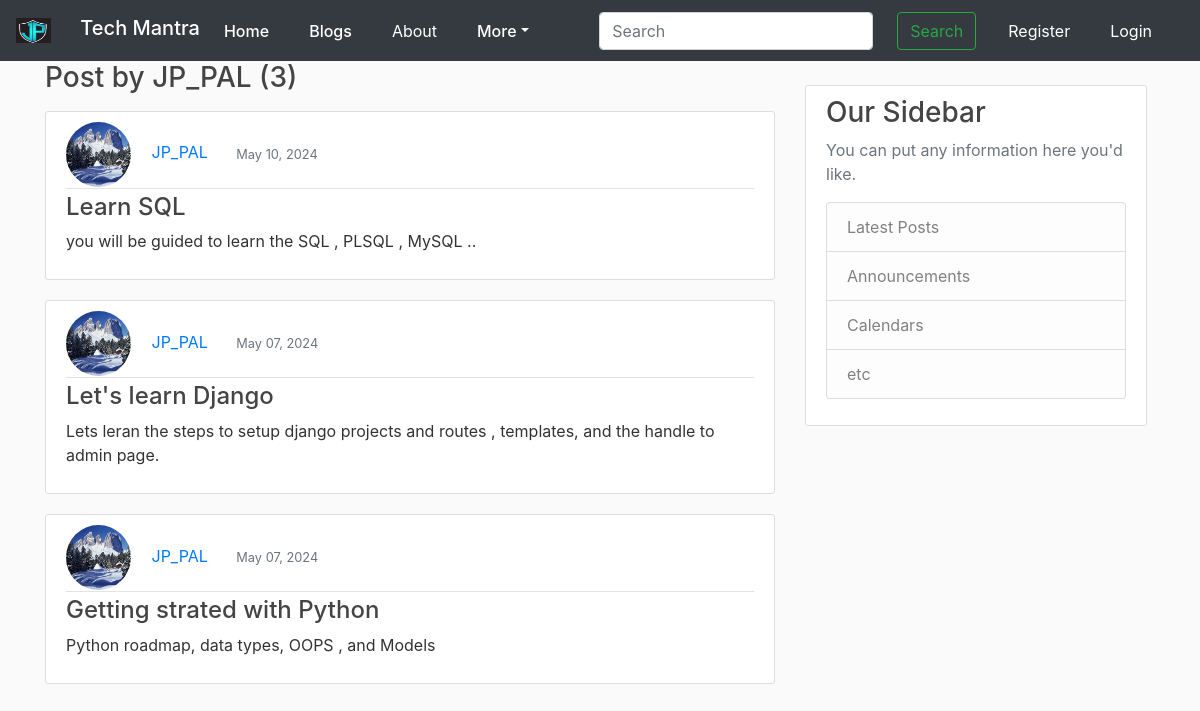
The page /user/JP_PAL on the database as committed earlier.
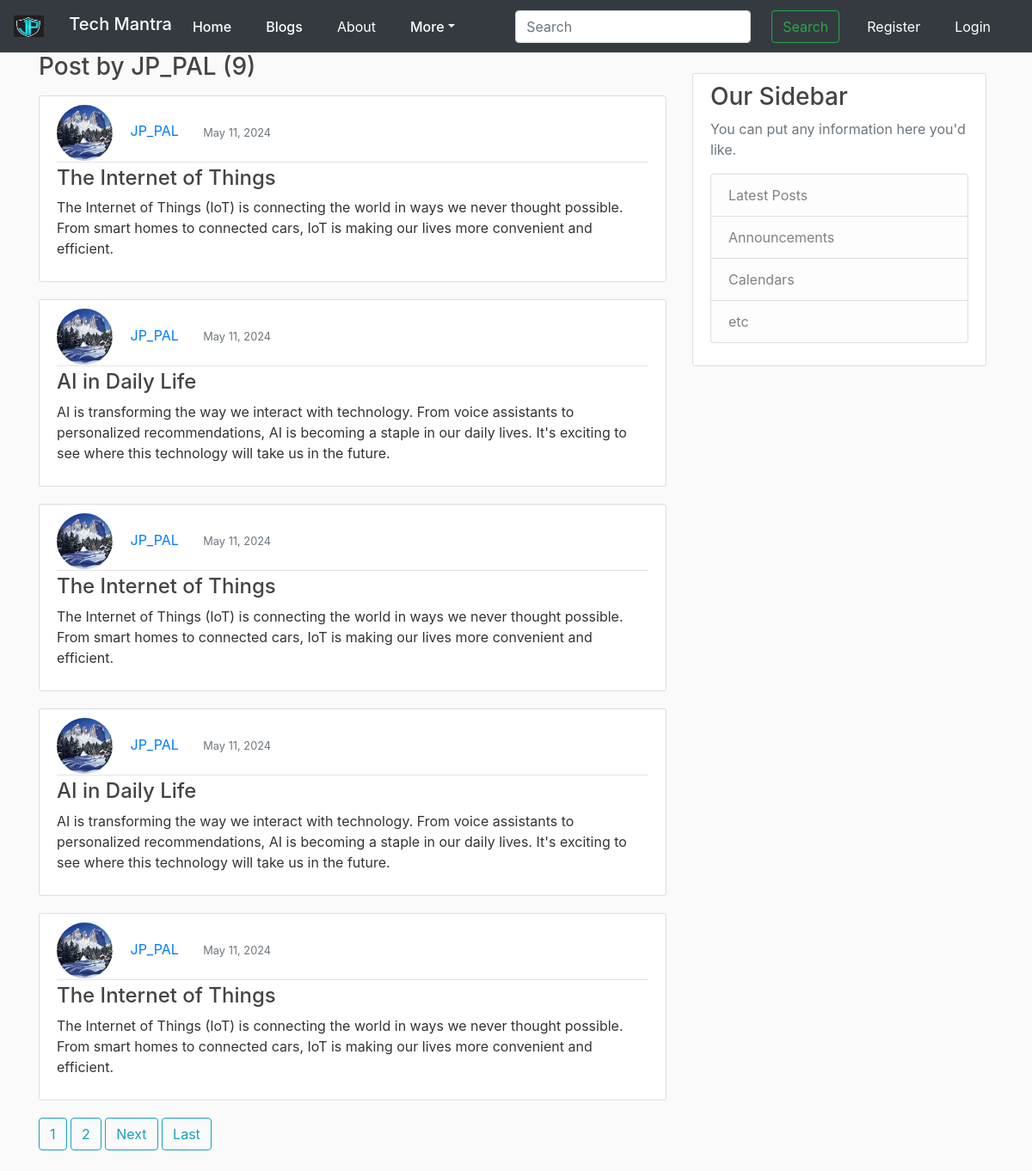
The same page on the database as committed later.
### blog_app/models.py (models this page shows, shortened)
class Post(models.Model): #inheriting model form models , so each class is now going to be it's own table in database
    title= models.CharField(max_length=100) #title is aatribute of table , each attribute will be different field in database
    content = models.TextField()
    date_posted = models.DateTimeField(default=timezone.now) # or can use: auto_now_add=True, for last_update
    author = models.ForeignKey(User, on_delete=models.CASCADE) #the post models having relation to user as a one to Many

### users/models.py (models this page shows, shortened)
class Profile(models.Model):
    user = models.OneToOneField(User, on_delete=models.CASCADE) #one to one realtionship with profile user , cascade- delete user then delete profile
    image = models.ImageField(default='default.jpg',upload_to='profile_pics') #profile_pics the directory

### blog_app/views.py (the view)
# urls.py: path('user/<str:username>',UserPostListView.as_view(), name='user-posts'),
class UserPostListView(ListView):
    model = Post    #querying the post model
    template_name = 'blog_app/user_posts.html'
    context_object_name = 'posts' #bcz list view will be looking the post as the object name
    paginate_by = 5
    def get_queryset(self):
        user = get_object_or_404(User , username = self.kwargs.get('username')) #KWARGS IS query param
        return Post.objects.filter(author = user).order_by('-date_posted')

### blog_app/templates/blog_app/user_posts.html (shortened to what this page needs)
{% extends "blog_app/base.html" %}
{% block content %}
<h3 class="mb-3"> Post by {{ view.kwargs.username }} ({{ page_obj.paginator.count }})</h3>
    {% for post in posts %}
    <article class="media content-section">
        <div class="media-body">
            <div class="article-metadata">
                <img class="rounded-circle article-img" src="{{ post.author.profile.image.url }}">
                <a class="mr-4" href="{% url 'user-posts' post.author.username %}">{{ post.author }}</a>
                <small class="text-muted">
                {{ post.date_posted|date:"F d, Y" }}
                </small>
            </div>
            <h4><a class="article-title" href="{% url 'post-detail' post.id %}">{{ post.title }}</a></h4>
            <p class="article-content">{{ post.content }}</p>
        </div>
    </article>
    {% endfor %}
    {% if is_paginated %}
        {% for num in page_obj.paginator.page_range %}
            {% if page_obj.number == num %}
            <a href="?page={{ num }}" class="btn btn-outline-info mb-4"> {{ num }}</a>
                {% elif num > page_obj.number|add:'-3' and num < page_obj.number|add:'3' %}
                    <a href="?page={{ num }}" class="btn btn-outline-info mb-4"> {{ num }}</a>
            {% endif %}
        {% endfor %}
        {% if page_obj.has_next %}
            <a href="?page={{ page.obj.next_page_number}}" class="btn btn-outline-info mb-4">Next</a>
            <a href="?page={{ page_obj.paginator.num_pages }}" class="btn btn-outline-info mb-4">Last</a>
        {% endif  %}
    {% endif %}
{% endblock content  %}

Rows that differ between the two databases and show on the page:
no longer on this page (row unchanged): Post: author.profile.image (picture), author "JP_PAL", date_posted "May 10, 2024", title "Learn SQL", content "you will be guided to learn the SQL , PLSQL , MySQL .."
no longer on this page (row unchanged): Post: author.profile.image (picture), author "JP_PAL", date_posted "May 07, 2024", title "Let's learn Django", content "Lets leran the steps to setup django projects and routes , templates, and the handle to admin page."
no longer on this page (row unchanged): Post: author.profile.image (picture), author "JP_PAL", date_posted "May 07, 2024", title "Getting strated with Python", content "Python roadmap, data types, OOPS , and Models"
added Post: author.profile.image (picture), author "JP_PAL", date_posted "May 11, 2024", title "The Internet of Things", content "The Internet of Things (IoT) is connecting the world in ways we never thought possible. From smart homes to connected cars, IoT is making our lives more convenient and efficient."
added Post: author.profile.image (picture), author "JP_PAL", date_posted "May 11, 2024", title "AI in Daily Life", content "AI is transforming the way we interact with technology. From voice assistants to personalized recommendations, AI is becoming a staple in our daily lives. It's exciting to see where this technology will take us in the future."
added Post: author.profile.image (picture), author "JP_PAL", date_posted "May 11, 2024", title "The Internet of Things", content "The Internet of Things (IoT) is connecting the world in ways we never thought possible. From smart homes to connected cars, IoT is making our lives more convenient and efficient."
added Post: author.profile.image (picture), author "JP_PAL", date_posted "May 11, 2024", title "AI in Daily Life", content "AI is transforming the way we interact with technology. From voice assistants to personalized recommendations, AI is becoming a staple in our daily lives. It's exciting to see where this technology will take us in the future."
added Post: author.profile.image (picture), author "JP_PAL", date_posted "May 11, 2024", title "The Internet of Things", content "The Internet of Things (IoT) is connecting the world in ways we never thought possible. From smart homes to connected cars, IoT is making our lives more convenient and efficient."
Other text that changed with them:
{{ page_obj.paginator.count }}: "3" → "9"
new list line: "1"
new list line: "2"
text now shown: "Next Last"
